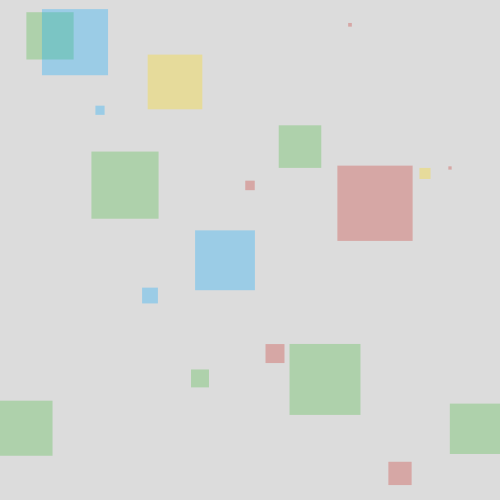
Frame 1 (no input)
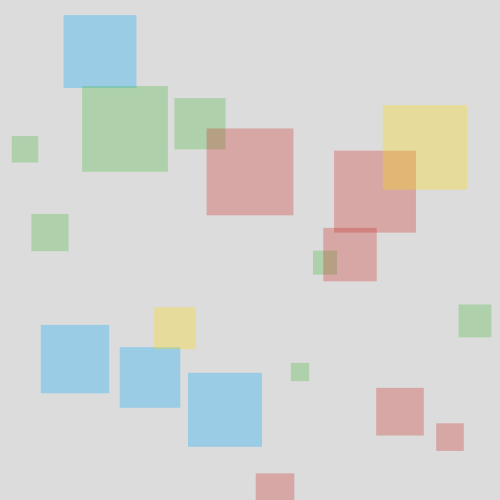
Frame 60 (the mouse pressed at the canvas centre just before this capture)
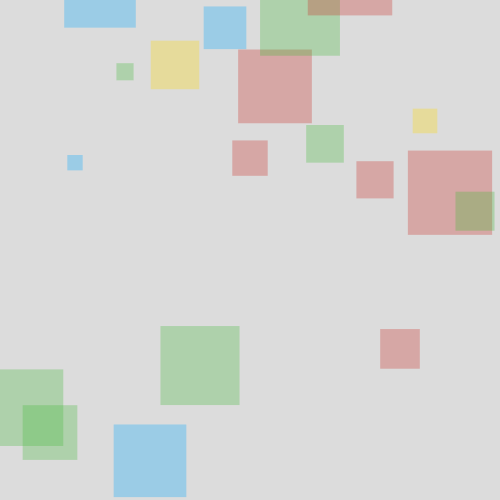
Frame 120 (the mouse held since frame 60 and released just before this capture)

The Processing sketch that drew these frames (run headless with seeded random() and noise(); from frame 60 on, the mouse is pressed at the canvas centre):

// Processing sketch: processing_20527
// ── processing_20527.pde

int num = 20;
float[] ypos = new float[num];
float[] speed = new float[num];
color[] myColors = new color[4];
int[] col = new int[num];
float [] ballSize = new float[num];

void setup() {

  size(500,500);

  //explicitly add colors to the myColors array
  myColors[0] = color(200,40,35,75);
  myColors[1] = color(65,185,54,75);
  myColors[2] = color(255,217,0,75);
  myColors[3] = color(0,168,255,75);

  //use a loop to randomly seed ypos, speed, and col
  for(int i=num-1; i>=0; i--) {
    ypos[i] = random(0,height);
    speed[i] = random(-5,5);
    col[i] = floor(random(0,4));
    ballSize [i] = random(2,90);

  }
  noStroke();
  smooth();
}

void draw() {
  background(220);
  rectMode(CENTER);
  
  for(int i=0; i<num-1; i++) {
    //use the int from col[] to choose the fill from myColors[]
    fill(myColors[col[i]]);
    //draw the ellipse using ypos[]
    rect(width/num * i + width/num, ypos[i], ballSize [i], ballSize[i]);
    //update ypos[] with speed[]
    ypos[i] = ypos[i] + speed[i];
     ballSize[i]++;
     
    if (ballSize[i] > 90)
    ballSize [i]--;
    ballSize[i] = random(10,90);
    
    if (ballSize[i] < 0)
    ballSize [i]++;
     ballSize[i] = random(10,90);
    
 
    
    //if the circles go off the screen, reset them
    if(ypos[i] > height + ballSize [i]) ypos[i] = -ballSize [i];
    if(ypos[i] < -ballSize [i]) ypos[i] = height - +ballSize [i];

  }
}
